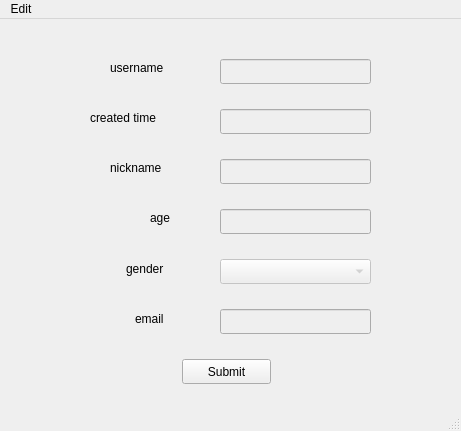
<?xml version="1.0" encoding="UTF-8"?>
<ui version="4.0">
 <class>PersonalInfoWindow</class>
 <widget class="QMainWindow" name="PersonalInfoWindow">
  <property name="geometry">
   <rect>
    <x>0</x>
    <y>0</y>
    <width>461</width>
    <height>431</height>
   </rect>
  </property>
  <property name="windowTitle">
   <string>Personal Information</string>
  </property>
  <widget class="QWidget" name="centralwidget">
   <widget class="QLineEdit" name="username">
    <property name="enabled">
     <bool>false</bool>
    </property>
    <property name="geometry">
     <rect>
      <x>220</x>
      <y>40</y>
      <width>151</width>
      <height>25</height>
     </rect>
    </property>
   </widget>
   <widget class="QLineEdit" name="created">
    <property name="enabled">
     <bool>false</bool>
    </property>
    <property name="geometry">
     <rect>
      <x>220</x>
      <y>90</y>
      <width>151</width>
      <height>25</height>
     </rect>
    </property>
   </widget>
   <widget class="QLineEdit" name="nickname">
    <property name="enabled">
     <bool>false</bool>
    </property>
    <property name="geometry">
     <rect>
      <x>220</x>
      <y>140</y>
      <width>151</width>
      <height>25</height>
     </rect>
    </property>
   </widget>
   <widget class="QLineEdit" name="age">
    <property name="enabled">
     <bool>false</bool>
    </property>
    <property name="geometry">
     <rect>
      <x>220</x>
      <y>190</y>
      <width>151</width>
      <height>25</height>
     </rect>
    </property>
    <property name="inputMethodHints">
     <set>Qt::ImhNone</set>
    </property>
   </widget>
   <widget class="QLineEdit" name="email">
    <property name="enabled">
     <bool>false</bool>
    </property>
    <property name="geometry">
     <rect>
      <x>220</x>
      <y>290</y>
      <width>151</width>
      <height>25</height>
     </rect>
    </property>
   </widget>
   <widget class="QLabel" name="label">
    <property name="geometry">
     <rect>
      <x>110</x>
      <y>40</y>
      <width>81</width>
      <height>17</height>
     </rect>
    </property>
    <property name="text">
     <string>username</string>
    </property>
   </widget>
   <widget class="QLabel" name="label_2">
    <property name="geometry">
     <rect>
      <x>90</x>
      <y>90</y>
      <width>101</width>
      <height>17</height>
     </rect>
    </property>
    <property name="text">
     <string>created time</string>
    </property>
   </widget>
   <widget class="QLabel" name="label_3">
    <property name="geometry">
     <rect>
      <x>110</x>
      <y>140</y>
      <width>71</width>
      <height>17</height>
     </rect>
    </property>
    <property name="text">
     <string>nickname</string>
    </property>
   </widget>
   <widget class="QLabel" name="label_4">
    <property name="geometry">
     <rect>
      <x>150</x>
      <y>190</y>
      <width>31</width>
      <height>17</height>
     </rect>
    </property>
    <property name="text">
     <string>age</string>
    </property>
   </widget>
   <widget class="QLabel" name="label_5">
    <property name="geometry">
     <rect>
      <x>126</x>
      <y>240</y>
      <width>61</width>
      <height>20</height>
     </rect>
    </property>
    <property name="text">
     <string>gender</string>
    </property>
   </widget>
   <widget class="QLabel" name="label_6">
    <property name="geometry">
     <rect>
      <x>135</x>
      <y>290</y>
      <width>41</width>
      <height>20</height>
     </rect>
    </property>
    <property name="text">
     <string>email</string>
    </property>
   </widget>
   <widget class="QComboBox" name="gender">
    <property name="enabled">
     <bool>false</bool>
    </property>
    <property name="geometry">
     <rect>
      <x>220</x>
      <y>240</y>
      <width>151</width>
      <height>25</height>
     </rect>
    </property>
    <item>
     <property name="text">
      <string/>
     </property>
    </item>
    <item>
     <property name="text">
      <string>Male</string>
     </property>
    </item>
    <item>
     <property name="text">
      <string>Female</string>
     </property>
    </item>
   </widget>
   <widget class="QPushButton" name="submit">
    <property name="enabled">
     <bool>true</bool>
    </property>
    <property name="geometry">
     <rect>
      <x>182</x>
      <y>340</y>
      <width>89</width>
      <height>25</height>
     </rect>
    </property>
    <property name="text">
     <string>Submit</string>
    </property>
   </widget>
   <widget class="QLabel" name="hint">
    <property name="geometry">
     <rect>
      <x>117</x>
      <y>340</y>
      <width>221</width>
      <height>16</height>
     </rect>
    </property>
    <property name="text">
     <string/>
    </property>
    <property name="alignment">
     <set>Qt::AlignCenter</set>
    </property>
   </widget>
  </widget>
  <widget class="QMenuBar" name="menubar">
   <property name="geometry">
    <rect>
     <x>0</x>
     <y>0</y>
     <width>461</width>
     <height>22</height>
    </rect>
   </property>
   <widget class="QMenu" name="menuSetting">
    <property name="title">
     <string>Edit</string>
    </property>
    <addaction name="enableEdit"/>
   </widget>
   <addaction name="menuSetting"/>
  </widget>
  <widget class="QStatusBar" name="statusbar"/>
  <action name="enableEdit">
   <property name="text">
    <string>Enable Editing</string>
   </property>
  </action>
 </widget>
 <resources/>
 <connections/>
</ui>
